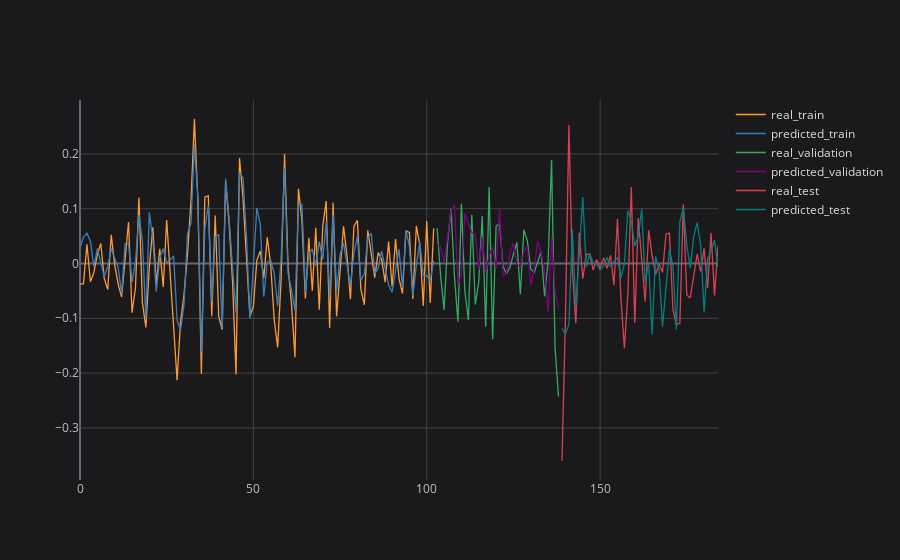

Notebook code for this chart:
### Code cell
# plotting partial result
plot_ticker = 'MSFT'
plot_feature = target_feature
plot_imf = 'IMF1'

concatenated_results[plot_ticker][plot_feature][plot_imf].iplot(title=f'{plot_ticker} {plot_feature} {plot_imf}', asFigure=True, layout=space)

### Figure 1 — Plotly figure (JSON) as saved in the notebook; plotly's stock layout.template omitted (floating-point values rounded to 4 significant figures; data arrays with more than 128 entries replaced by an {"elided": "..."} marker saying what was removed)
{"data": [{"line": {"color": "rgba(255, 153, 51, 1.0)", "dash": "solid", "shape": "linear", "width": 1.3}, "mode": "lines", "name": "real_train", "text": "", "type": "scatter", "x": {"elided": "185 int values"}, "y": {"elided": "185 mixed values"}}, {"line": {"color": "rgba(55, 128, 191, 1.0)", "dash": "solid", "shape": "linear", "width": 1.3}, "mode": "lines", "name": "predicted_train", "text": "", "type": "scatter", "x": {"elided": "185 int values"}, "y": {"elided": "185 mixed values"}}, {"line": {"color": "rgba(50, 171, 96, 1.0)", "dash": "solid", "shape": "linear", "width": 1.3}, "mode": "lines", "name": "real_validation", "text": "", "type": "scatter", "x": {"elided": "185 int values"}, "y": {"elided": "185 mixed values"}}, {"line": {"color": "rgba(128, 0, 128, 1.0)", "dash": "solid", "shape": "linear", "width": 1.3}, "mode": "lines", "name": "predicted_validation", "text": "", "type": "scatter", "x": {"elided": "185 int values"}, "y": {"elided": "185 mixed values"}}, {"line": {"color": "rgba(219, 64, 82, 1.0)", "dash": "solid", "shape": "linear", "width": 1.3}, "mode": "lines", "name": "real_test", "text": "", "type": "scatter", "x": {"elided": "185 int values"}, "y": {"elided": "185 mixed values"}}, {"line": {"color": "rgba(0, 128, 128, 1.0)", "dash": "solid", "shape": "linear", "width": 1.3}, "mode": "lines", "name": "predicted_test", "text": "", "type": "scatter", "x": {"elided": "185 int values"}, "y": {"elided": "185 mixed values"}}], "layout": {"legend": {"bgcolor": "#1A1A1C", "font": {"color": "#D9D9D9", "size": 12}}, "paper_bgcolor": "#1A1A1C", "plot_bgcolor": "#1A1A1C", "title": {"font": {"color": "#D9D9D9"}, "x": 0.5}, "xaxis": {"gridcolor": "#434343", "showgrid": true, "tickfont": {"color": "#C2C2C2", "size": 12}, "title": {"font": {"color": "#D9D9D9"}}, "zerolinecolor": "#666570"}, "yaxis": {"gridcolor": "#434343", "showgrid": true, "tickfont": {"color": "#C2C2C2", "size": 12}, "title": {"font": {"color": "#D9D9D9"}}, "zerolinecolor": "#666570"}}}
